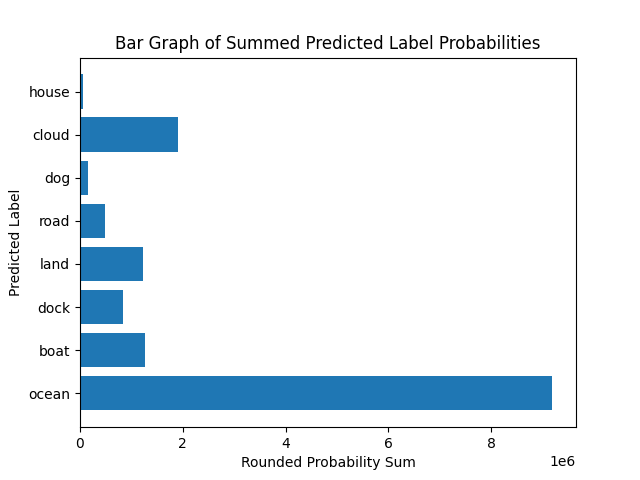

Write the Python code that produced this figure.
import matplotlib.pyplot as plt
import pickle

def main():
    """Main Program"""

    # Load the pickled data fron lable_counter.pkl
    with open("label_counter.pkl", "rb") as file:
        label_counter = pickle.load(file)
    
    labels = list(label_counter.keys())
    scores = list(label_counter.values())

    plt.barh(labels, scores)
    plt.xlabel("Rounded Probability Sum")
    plt.ylabel("Predicted Label")
    plt.title("Bar Graph of Summed Predicted Label Probabilities")
    plt.savefig("predictions_graph.png")

if __name__ == "__main__":
    main()